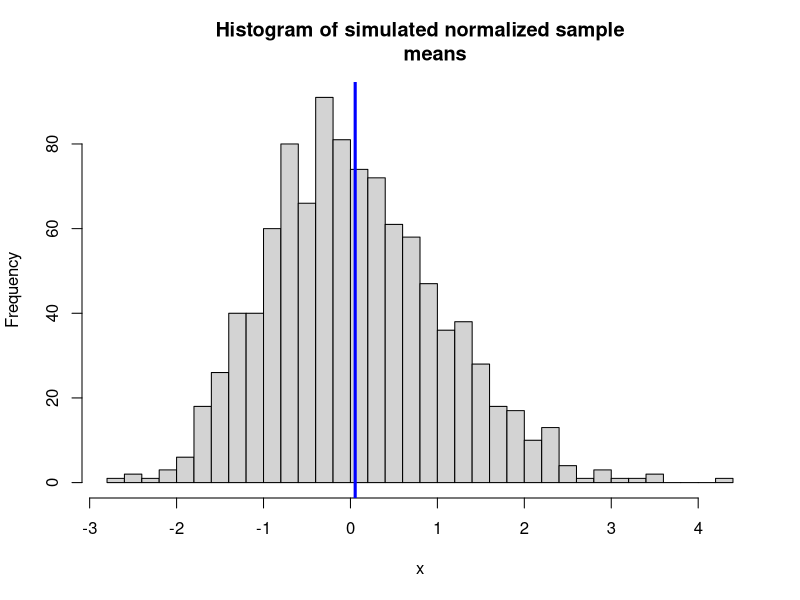
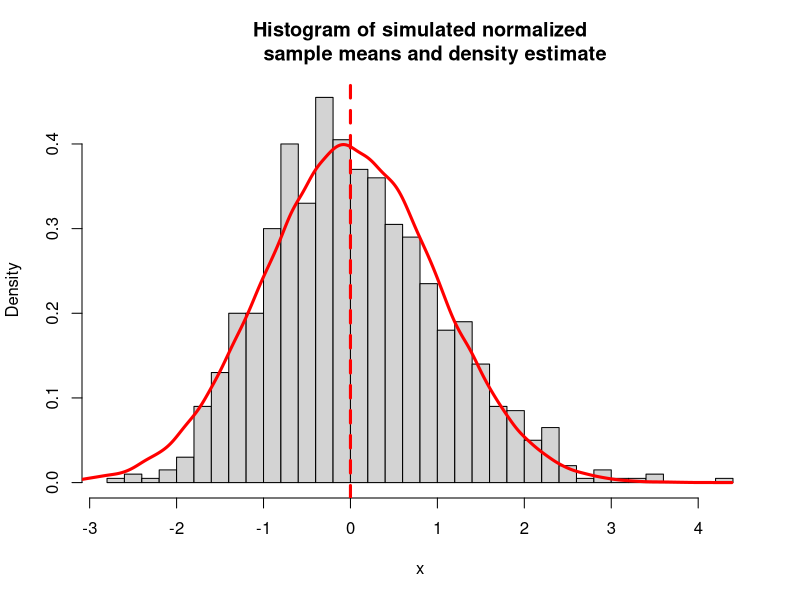
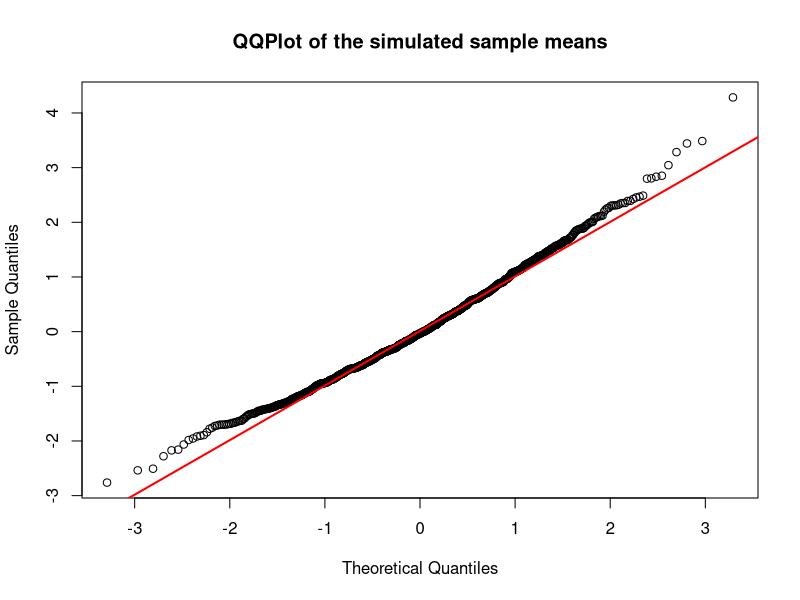

These charts were generated, in order, by the following R code:
# Variables definition

rate <- 1/5
x_rmean <- 1/rate
x_rsd <- 1/rate
nosim <- 1000
size_samp <- 40

# One thousand samples of 40 random values each, are extracted from
# a exponential distribution. For each sample, its mean is
# calculated. With the resulting one thousand means, a histogram
# is plotted.

mfunc <- function(x, n) sqrt(n) * (mean(x) - x_rmean) / x_rsd
x = apply(
        matrix(
            rexp(nosim * size_samp,rate)
            ,nosim
        )
        , 1, mfunc, size_samp
    )

# We calculate the variance of the sample mean distribution:
x_mu <- mean(x)
x_mu
x_var <- sd(x)^2
x_var

# Histogram with frequencies.
hist(x,breaks=40,main="Histogram of simulated normalized sample
     means")
abline(v=x_mu,col="blue",lty=1,lwd=3)
# Histogram with densities.
hist(x,breaks=40,prob=T,main="Histogram of simulated normalized
     sample means and density estimate")
lines(density(rnorm(100000,0,1)),col="red",lwd=3)
abline(v=0,col="red",lty=2,lwd=3)

# QQplot of the simulated sample means.
qqnorm(x,main="QQPlot of the simulated sample means")
qqline(x,col="red",lwd=2)
